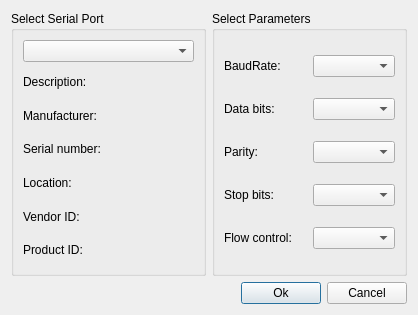
<?xml version="1.0" encoding="UTF-8"?>
<ui version="4.0">
 <class>SettingsDialog</class>
 <widget class="QDialog" name="SettingsDialog">
  <property name="geometry">
   <rect>
    <x>0</x>
    <y>0</y>
    <width>418</width>
    <height>315</height>
   </rect>
  </property>
  <property name="windowTitle">
   <string>Settings</string>
  </property>
  <layout class="QGridLayout" name="gridLayout_3">
   <item row="0" column="1">
    <widget class="QGroupBox" name="parametersBox">
     <property name="title">
      <string>Select Parameters</string>
     </property>
     <layout class="QGridLayout" name="gridLayout_2">
      <item row="0" column="0">
       <widget class="QLabel" name="baudRateLabel">
        <property name="text">
         <string>BaudRate:</string>
        </property>
       </widget>
      </item>
      <item row="0" column="1">
       <widget class="QComboBox" name="baudRateBox"/>
      </item>
      <item row="1" column="0">
       <widget class="QLabel" name="dataBitsLabel">
        <property name="text">
         <string>Data bits:</string>
        </property>
       </widget>
      </item>
      <item row="1" column="1">
       <widget class="QComboBox" name="dataBitsBox"/>
      </item>
      <item row="2" column="0">
       <widget class="QLabel" name="parityLabel">
        <property name="text">
         <string>Parity:</string>
        </property>
       </widget>
      </item>
      <item row="2" column="1">
       <widget class="QComboBox" name="parityBox"/>
      </item>
      <item row="3" column="0">
       <widget class="QLabel" name="stopBitsLabel">
        <property name="text">
         <string>Stop bits:</string>
        </property>
       </widget>
      </item>
      <item row="3" column="1">
       <widget class="QComboBox" name="stopBitsBox"/>
      </item>
      <item row="4" column="0">
       <widget class="QLabel" name="flowControlLabel">
        <property name="text">
         <string>Flow control:</string>
        </property>
       </widget>
      </item>
      <item row="4" column="1">
       <widget class="QComboBox" name="flowControlBox"/>
      </item>
     </layout>
    </widget>
   </item>
   <item row="0" column="0">
    <widget class="QGroupBox" name="selectBox">
     <property name="title">
      <string>Select Serial Port</string>
     </property>
     <layout class="QGridLayout" name="gridLayout">
      <item row="0" column="0">
       <widget class="QComboBox" name="serialPortInfoListBox"/>
      </item>
      <item row="1" column="0">
       <widget class="QLabel" name="descriptionLabel">
        <property name="text">
         <string>Description:</string>
        </property>
       </widget>
      </item>
      <item row="2" column="0">
       <widget class="QLabel" name="manufacturerLabel">
        <property name="text">
         <string>Manufacturer:</string>
        </property>
       </widget>
      </item>
      <item row="3" column="0">
       <widget class="QLabel" name="serialNumberLabel">
        <property name="text">
         <string>Serial number:</string>
        </property>
       </widget>
      </item>
      <item row="4" column="0">
       <widget class="QLabel" name="locationLabel">
        <property name="text">
         <string>Location:</string>
        </property>
       </widget>
      </item>
      <item row="5" column="0">
       <widget class="QLabel" name="vidLabel">
        <property name="text">
         <string>Vendor ID:</string>
        </property>
       </widget>
      </item>
      <item row="6" column="0">
       <widget class="QLabel" name="pidLabel">
        <property name="text">
         <string>Product ID:</string>
        </property>
       </widget>
      </item>
     </layout>
    </widget>
   </item>
   <item row="1" column="0" colspan="2">
    <layout class="QHBoxLayout" name="horizontalLayout">
     <item>
      <spacer name="horizontalSpacer">
       <property name="orientation">
        <enum>Qt::Horizontal</enum>
       </property>
       <property name="sizeHint" stdset="0">
        <size>
         <width>96</width>
         <height>20</height>
        </size>
       </property>
      </spacer>
     </item>
     <item>
      <widget class="QPushButton" name="okButton">
       <property name="text">
        <string>Ok</string>
       </property>
      </widget>
     </item>
     <item>
      <widget class="QPushButton" name="cancelButton">
       <property name="text">
        <string>Cancel</string>
       </property>
      </widget>
     </item>
    </layout>
   </item>
  </layout>
 </widget>
 <resources/>
 <connections>
  <connection>
   <sender>cancelButton</sender>
   <signal>clicked()</signal>
   <receiver>SettingsDialog</receiver>
   <slot>reject()</slot>
   <hints>
    <hint type="sourcelabel">
     <x>354</x>
     <y>349</y>
    </hint>
    <hint type="destinationlabel">
     <x>372</x>
     <y>320</y>
    </hint>
   </hints>
  </connection>
  <connection>
   <sender>okButton</sender>
   <signal>clicked()</signal>
   <receiver>SettingsDialog</receiver>
   <slot>accept()</slot>
   <hints>
    <hint type="sourcelabel">
     <x>261</x>
     <y>340</y>
    </hint>
    <hint type="destinationlabel">
     <x>286</x>
     <y>320</y>
    </hint>
   </hints>
  </connection>
 </connections>
</ui>
